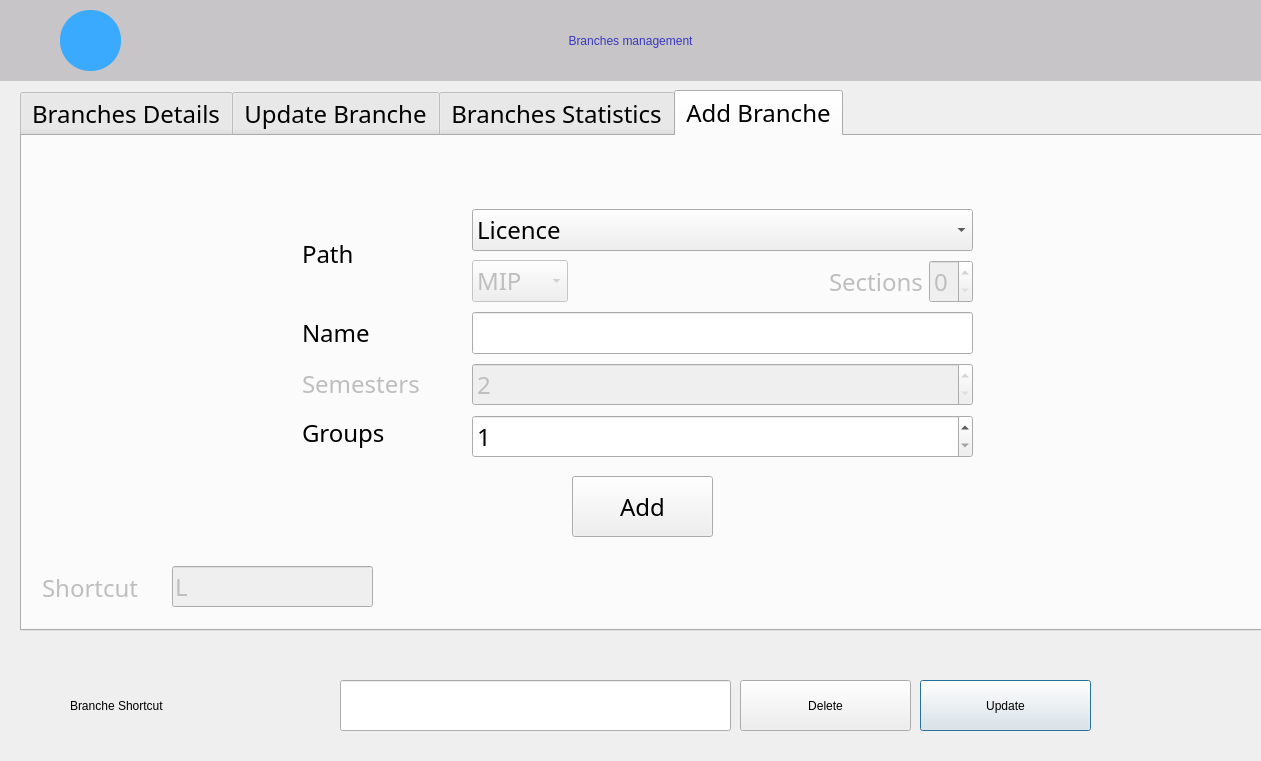
<?xml version="1.0" encoding="UTF-8"?>
<ui version="4.0">
 <class>branches</class>
 <widget class="QDialog" name="branches">
  <property name="geometry">
   <rect>
    <x>0</x>
    <y>0</y>
    <width>1261</width>
    <height>761</height>
   </rect>
  </property>
  <property name="windowTitle">
   <string>Dialog</string>
  </property>
  <widget class="QPushButton" name="update_btn">
   <property name="geometry">
    <rect>
     <x>920</x>
     <y>680</y>
     <width>171</width>
     <height>51</height>
    </rect>
   </property>
   <property name="styleSheet">
    <string notr="true">font: 14pt &quot;Century Gothic&quot;;</string>
   </property>
   <property name="text">
    <string>Update</string>
   </property>
  </widget>
  <widget class="QTabWidget" name="tabWidget">
   <property name="geometry">
    <rect>
     <x>20</x>
     <y>90</y>
     <width>1621</width>
     <height>541</height>
    </rect>
   </property>
   <property name="font">
    <font>
     <family>Century Gothic</family>
     <pointsize>18</pointsize>
    </font>
   </property>
   <property name="tabPosition">
    <enum>QTabWidget::North</enum>
   </property>
   <property name="tabShape">
    <enum>QTabWidget::Rounded</enum>
   </property>
   <property name="currentIndex">
    <number>3</number>
   </property>
   <widget class="QWidget" name="tab_7">
    <property name="enabled">
     <bool>true</bool>
    </property>
    <attribute name="title">
     <string>Branches Details</string>
    </attribute>
    <widget class="QTableView" name="branches_table">
     <property name="geometry">
      <rect>
       <x>60</x>
       <y>100</y>
       <width>1121</width>
       <height>361</height>
      </rect>
     </property>
     <property name="maximumSize">
      <size>
       <width>1211</width>
       <height>16777215</height>
      </size>
     </property>
     <property name="autoFillBackground">
      <bool>false</bool>
     </property>
     <property name="frameShape">
      <enum>QFrame::StyledPanel</enum>
     </property>
     <property name="frameShadow">
      <enum>QFrame::Sunken</enum>
     </property>
     <property name="sizeAdjustPolicy">
      <enum>QAbstractScrollArea::AdjustIgnored</enum>
     </property>
     <attribute name="verticalHeaderVisible">
      <bool>false</bool>
     </attribute>
     <attribute name="verticalHeaderCascadingSectionResizes">
      <bool>false</bool>
     </attribute>
    </widget>
    <widget class="QLabel" name="label_12">
     <property name="geometry">
      <rect>
       <x>10</x>
       <y>10</y>
       <width>601</width>
       <height>51</height>
      </rect>
     </property>
     <property name="styleSheet">
      <string notr="true">font: 13pt &quot;Century Gothic&quot;;</string>
     </property>
     <property name="text">
      <string>Search for branche that you want</string>
     </property>
    </widget>
    <widget class="QPushButton" name="search_btn">
     <property name="geometry">
      <rect>
       <x>700</x>
       <y>10</y>
       <width>141</width>
       <height>51</height>
      </rect>
     </property>
     <property name="styleSheet">
      <string notr="true">font: 14pt &quot;Century Gothic&quot;;</string>
     </property>
     <property name="text">
      <string>Search</string>
     </property>
    </widget>
    <widget class="QLineEdit" name="searchLine_2">
     <property name="geometry">
      <rect>
       <x>380</x>
       <y>10</y>
       <width>301</width>
       <height>51</height>
      </rect>
     </property>
     <property name="styleSheet">
      <string notr="true">font: 14pt &quot;Century Gothic&quot;;
color: rgb(173, 66, 164);</string>
     </property>
     <property name="text">
      <string/>
     </property>
    </widget>
    <widget class="QWidget" name="horizontalLayoutWidget">
     <property name="geometry">
      <rect>
       <x>940</x>
       <y>10</y>
       <width>271</width>
       <height>51</height>
      </rect>
     </property>
     <layout class="QHBoxLayout" name="horizontalLayout_2">
      <item>
       <widget class="QLabel" name="label_15">
        <property name="styleSheet">
         <string notr="true">font: 13pt &quot;Century Gothic&quot;;</string>
        </property>
        <property name="text">
         <string>Filter</string>
        </property>
       </widget>
      </item>
      <item>
       <widget class="QComboBox" name="comboBox">
        <item>
         <property name="text">
          <string>All</string>
         </property>
        </item>
        <item>
         <property name="text">
          <string>DEUST</string>
         </property>
        </item>
        <item>
         <property name="text">
          <string>Licence</string>
         </property>
        </item>
        <item>
         <property name="text">
          <string>Master</string>
         </property>
        </item>
        <item>
         <property name="text">
          <string>Cycle Ingenieur</string>
         </property>
        </item>
       </widget>
      </item>
     </layout>
    </widget>
   </widget>
   <widget class="QWidget" name="tab_2">
    <attribute name="title">
     <string>Update Branche</string>
    </attribute>
    <widget class="QPushButton" name="save_btn_2">
     <property name="geometry">
      <rect>
       <x>580</x>
       <y>410</y>
       <width>141</width>
       <height>61</height>
      </rect>
     </property>
     <property name="styleSheet">
      <string notr="true">font: 14pt &quot;Century Gothic&quot;;</string>
     </property>
     <property name="text">
      <string>Save</string>
     </property>
    </widget>
    <widget class="QWidget" name="verticalLayoutWidget_8">
     <property name="geometry">
      <rect>
       <x>470</x>
       <y>80</y>
       <width>501</width>
       <height>306</height>
      </rect>
     </property>
     <layout class="QVBoxLayout" name="verticalLayout_8">
      <item>
       <widget class="QLineEdit" name="idLine">
        <property name="enabled">
         <bool>false</bool>
        </property>
       </widget>
      </item>
      <item>
       <widget class="QLineEdit" name="nameLine_2"/>
      </item>
      <item>
       <widget class="QLineEdit" name="shortcutLine_2"/>
      </item>
     </layout>
    </widget>
    <widget class="QLabel" name="label_11">
     <property name="enabled">
      <bool>false</bool>
     </property>
     <property name="geometry">
      <rect>
       <x>290</x>
       <y>290</y>
       <width>159</width>
       <height>55</height>
      </rect>
     </property>
     <property name="text">
      <string>Shortcut</string>
     </property>
    </widget>
    <widget class="QLabel" name="label_13">
     <property name="geometry">
      <rect>
       <x>290</x>
       <y>210</y>
       <width>159</width>
       <height>54</height>
      </rect>
     </property>
     <property name="text">
      <string>Name</string>
     </property>
    </widget>
    <widget class="QLabel" name="label_14">
     <property name="enabled">
      <bool>false</bool>
     </property>
     <property name="geometry">
      <rect>
       <x>290</x>
       <y>120</y>
       <width>159</width>
       <height>55</height>
      </rect>
     </property>
     <property name="text">
      <string>ID</string>
     </property>
    </widget>
   </widget>
   <widget class="QWidget" name="tab_8">
    <attribute name="title">
     <string>Branches Statistics</string>
    </attribute>
    <widget class="QFrame" name="frame">
     <property name="geometry">
      <rect>
       <x>350</x>
       <y>30</y>
       <width>561</width>
       <height>421</height>
      </rect>
     </property>
     <property name="frameShape">
      <enum>QFrame::StyledPanel</enum>
     </property>
     <property name="frameShadow">
      <enum>QFrame::Raised</enum>
     </property>
    </widget>
   </widget>
   <widget class="QWidget" name="tab_9">
    <attribute name="title">
     <string>Add Branche</string>
    </attribute>
    <widget class="QPushButton" name="add_btn">
     <property name="geometry">
      <rect>
       <x>550</x>
       <y>340</y>
       <width>141</width>
       <height>61</height>
      </rect>
     </property>
     <property name="styleSheet">
      <string notr="true">font: 14pt &quot;Century Gothic&quot;;</string>
     </property>
     <property name="text">
      <string>Add</string>
     </property>
    </widget>
    <widget class="QWidget" name="verticalLayoutWidget_7">
     <property name="geometry">
      <rect>
       <x>450</x>
       <y>70</y>
       <width>501</width>
       <height>255</height>
      </rect>
     </property>
     <layout class="QVBoxLayout" name="verticalLayout_7">
      <item>
       <widget class="QComboBox" name="pathCombo">
        <item>
         <property name="text">
          <string>Licence</string>
         </property>
        </item>
        <item>
         <property name="text">
          <string>Master</string>
         </property>
        </item>
        <item>
         <property name="text">
          <string>Cycle Ingenieur</string>
         </property>
        </item>
        <item>
         <property name="text">
          <string>DEUST</string>
         </property>
        </item>
       </widget>
      </item>
      <item>
       <layout class="QHBoxLayout" name="horizontalLayout">
        <item>
         <widget class="QComboBox" name="deustCombo">
          <property name="enabled">
           <bool>false</bool>
          </property>
          <item>
           <property name="text">
            <string>MIP</string>
           </property>
          </item>
          <item>
           <property name="text">
            <string>MIPC</string>
           </property>
          </item>
          <item>
           <property name="text">
            <string>GEGM</string>
           </property>
          </item>
          <item>
           <property name="text">
            <string>BCG</string>
           </property>
          </item>
         </widget>
        </item>
        <item>
         <spacer name="horizontalSpacer">
          <property name="orientation">
           <enum>Qt::Horizontal</enum>
          </property>
          <property name="sizeHint" stdset="0">
           <size>
            <width>20</width>
            <height>10</height>
           </size>
          </property>
         </spacer>
        </item>
        <item>
         <widget class="QLabel" name="label_5">
          <property name="enabled">
           <bool>false</bool>
          </property>
          <property name="text">
           <string>Sections</string>
          </property>
         </widget>
        </item>
        <item>
         <widget class="QSpinBox" name="sectionsSpin">
          <property name="enabled">
           <bool>false</bool>
          </property>
          <property name="minimum">
           <number>0</number>
          </property>
          <property name="maximum">
           <number>2</number>
          </property>
          <property name="singleStep">
           <number>1</number>
          </property>
         </widget>
        </item>
       </layout>
      </item>
      <item>
       <widget class="QLineEdit" name="nameLine"/>
      </item>
      <item>
       <widget class="QSpinBox" name="semestersSpin">
        <property name="enabled">
         <bool>false</bool>
        </property>
        <property name="minimum">
         <number>2</number>
        </property>
        <property name="maximum">
         <number>6</number>
        </property>
        <property name="singleStep">
         <number>1</number>
        </property>
        <property name="value">
         <number>2</number>
        </property>
       </widget>
      </item>
      <item>
       <widget class="QSpinBox" name="groupsSpin">
        <property name="minimum">
         <number>1</number>
        </property>
        <property name="maximum">
         <number>3</number>
        </property>
        <property name="value">
         <number>1</number>
        </property>
       </widget>
      </item>
     </layout>
    </widget>
    <widget class="QLabel" name="label_7">
     <property name="enabled">
      <bool>false</bool>
     </property>
     <property name="geometry">
      <rect>
       <x>20</x>
       <y>430</y>
       <width>121</width>
       <height>44</height>
      </rect>
     </property>
     <property name="text">
      <string>Shortcut</string>
     </property>
    </widget>
    <widget class="QLineEdit" name="shortcutLine">
     <property name="enabled">
      <bool>false</bool>
     </property>
     <property name="geometry">
      <rect>
       <x>150</x>
       <y>430</y>
       <width>201</width>
       <height>41</height>
      </rect>
     </property>
     <property name="text">
      <string>L</string>
     </property>
    </widget>
    <widget class="QLabel" name="label">
     <property name="geometry">
      <rect>
       <x>280</x>
       <y>270</y>
       <width>159</width>
       <height>54</height>
      </rect>
     </property>
     <property name="text">
      <string>Groups</string>
     </property>
    </widget>
    <widget class="QLabel" name="label_3">
     <property name="enabled">
      <bool>false</bool>
     </property>
     <property name="geometry">
      <rect>
       <x>280</x>
       <y>220</y>
       <width>159</width>
       <height>55</height>
      </rect>
     </property>
     <property name="text">
      <string>Semesters</string>
     </property>
    </widget>
    <widget class="QLabel" name="label_4">
     <property name="geometry">
      <rect>
       <x>280</x>
       <y>90</y>
       <width>159</width>
       <height>55</height>
      </rect>
     </property>
     <property name="text">
      <string>Path</string>
     </property>
    </widget>
    <widget class="QLabel" name="label_8">
     <property name="geometry">
      <rect>
       <x>280</x>
       <y>170</y>
       <width>159</width>
       <height>54</height>
      </rect>
     </property>
     <property name="text">
      <string>Name</string>
     </property>
    </widget>
   </widget>
  </widget>
  <widget class="QToolButton" name="back">
   <property name="enabled">
    <bool>true</bool>
   </property>
   <property name="geometry">
    <rect>
     <x>60</x>
     <y>10</y>
     <width>61</width>
     <height>61</height>
    </rect>
   </property>
   <property name="mouseTracking">
    <bool>false</bool>
   </property>
   <property name="tabletTracking">
    <bool>false</bool>
   </property>
   <property name="acceptDrops">
    <bool>false</bool>
   </property>
   <property name="autoFillBackground">
    <bool>false</bool>
   </property>
   <property name="styleSheet">
    <string notr="true">border-radius: 30px;
	background: #39AAFF;
	color: white;</string>
   </property>
   <property name="text">
    <string/>
   </property>
   <property name="icon">
    <iconset resource="images.qrc">
     <normaloff>:/back.png</normaloff>:/back.png</iconset>
   </property>
   <property name="iconSize">
    <size>
     <width>30</width>
     <height>30</height>
    </size>
   </property>
   <property name="checkable">
    <bool>false</bool>
   </property>
   <property name="autoRepeat">
    <bool>false</bool>
   </property>
   <property name="autoExclusive">
    <bool>false</bool>
   </property>
  </widget>
  <widget class="QPushButton" name="delete_btn">
   <property name="geometry">
    <rect>
     <x>740</x>
     <y>680</y>
     <width>171</width>
     <height>51</height>
    </rect>
   </property>
   <property name="styleSheet">
    <string notr="true">font: 14pt &quot;Century Gothic&quot;;</string>
   </property>
   <property name="text">
    <string>Delete</string>
   </property>
  </widget>
  <widget class="QLabel" name="label_23">
   <property name="geometry">
    <rect>
     <x>70</x>
     <y>680</y>
     <width>281</width>
     <height>51</height>
    </rect>
   </property>
   <property name="styleSheet">
    <string notr="true">font: 16pt &quot;Century Gothic&quot;;</string>
   </property>
   <property name="text">
    <string>Branche Shortcut</string>
   </property>
  </widget>
  <widget class="QLabel" name="label_6">
   <property name="geometry">
    <rect>
     <x>0</x>
     <y>0</y>
     <width>1261</width>
     <height>81</height>
    </rect>
   </property>
   <property name="styleSheet">
    <string notr="true">font: 35pt &quot;Century Gothic&quot;;
color: rgb(56, 56, 191);
background-color: rgb(199, 197, 199);</string>
   </property>
   <property name="text">
    <string>Branches management</string>
   </property>
   <property name="alignment">
    <set>Qt::AlignCenter</set>
   </property>
  </widget>
  <widget class="QLineEdit" name="deleteLine">
   <property name="geometry">
    <rect>
     <x>340</x>
     <y>680</y>
     <width>391</width>
     <height>51</height>
    </rect>
   </property>
   <property name="styleSheet">
    <string notr="true">font: 14pt &quot;Century Gothic&quot;;
color: rgb(173, 66, 164);</string>
   </property>
   <property name="text">
    <string/>
   </property>
  </widget>
  <zorder>label_6</zorder>
  <zorder>update_btn</zorder>
  <zorder>tabWidget</zorder>
  <zorder>back</zorder>
  <zorder>delete_btn</zorder>
  <zorder>label_23</zorder>
  <zorder>deleteLine</zorder>
 </widget>
 <resources>
  <include location="images.qrc"/>
 </resources>
 <connections/>
</ui>
